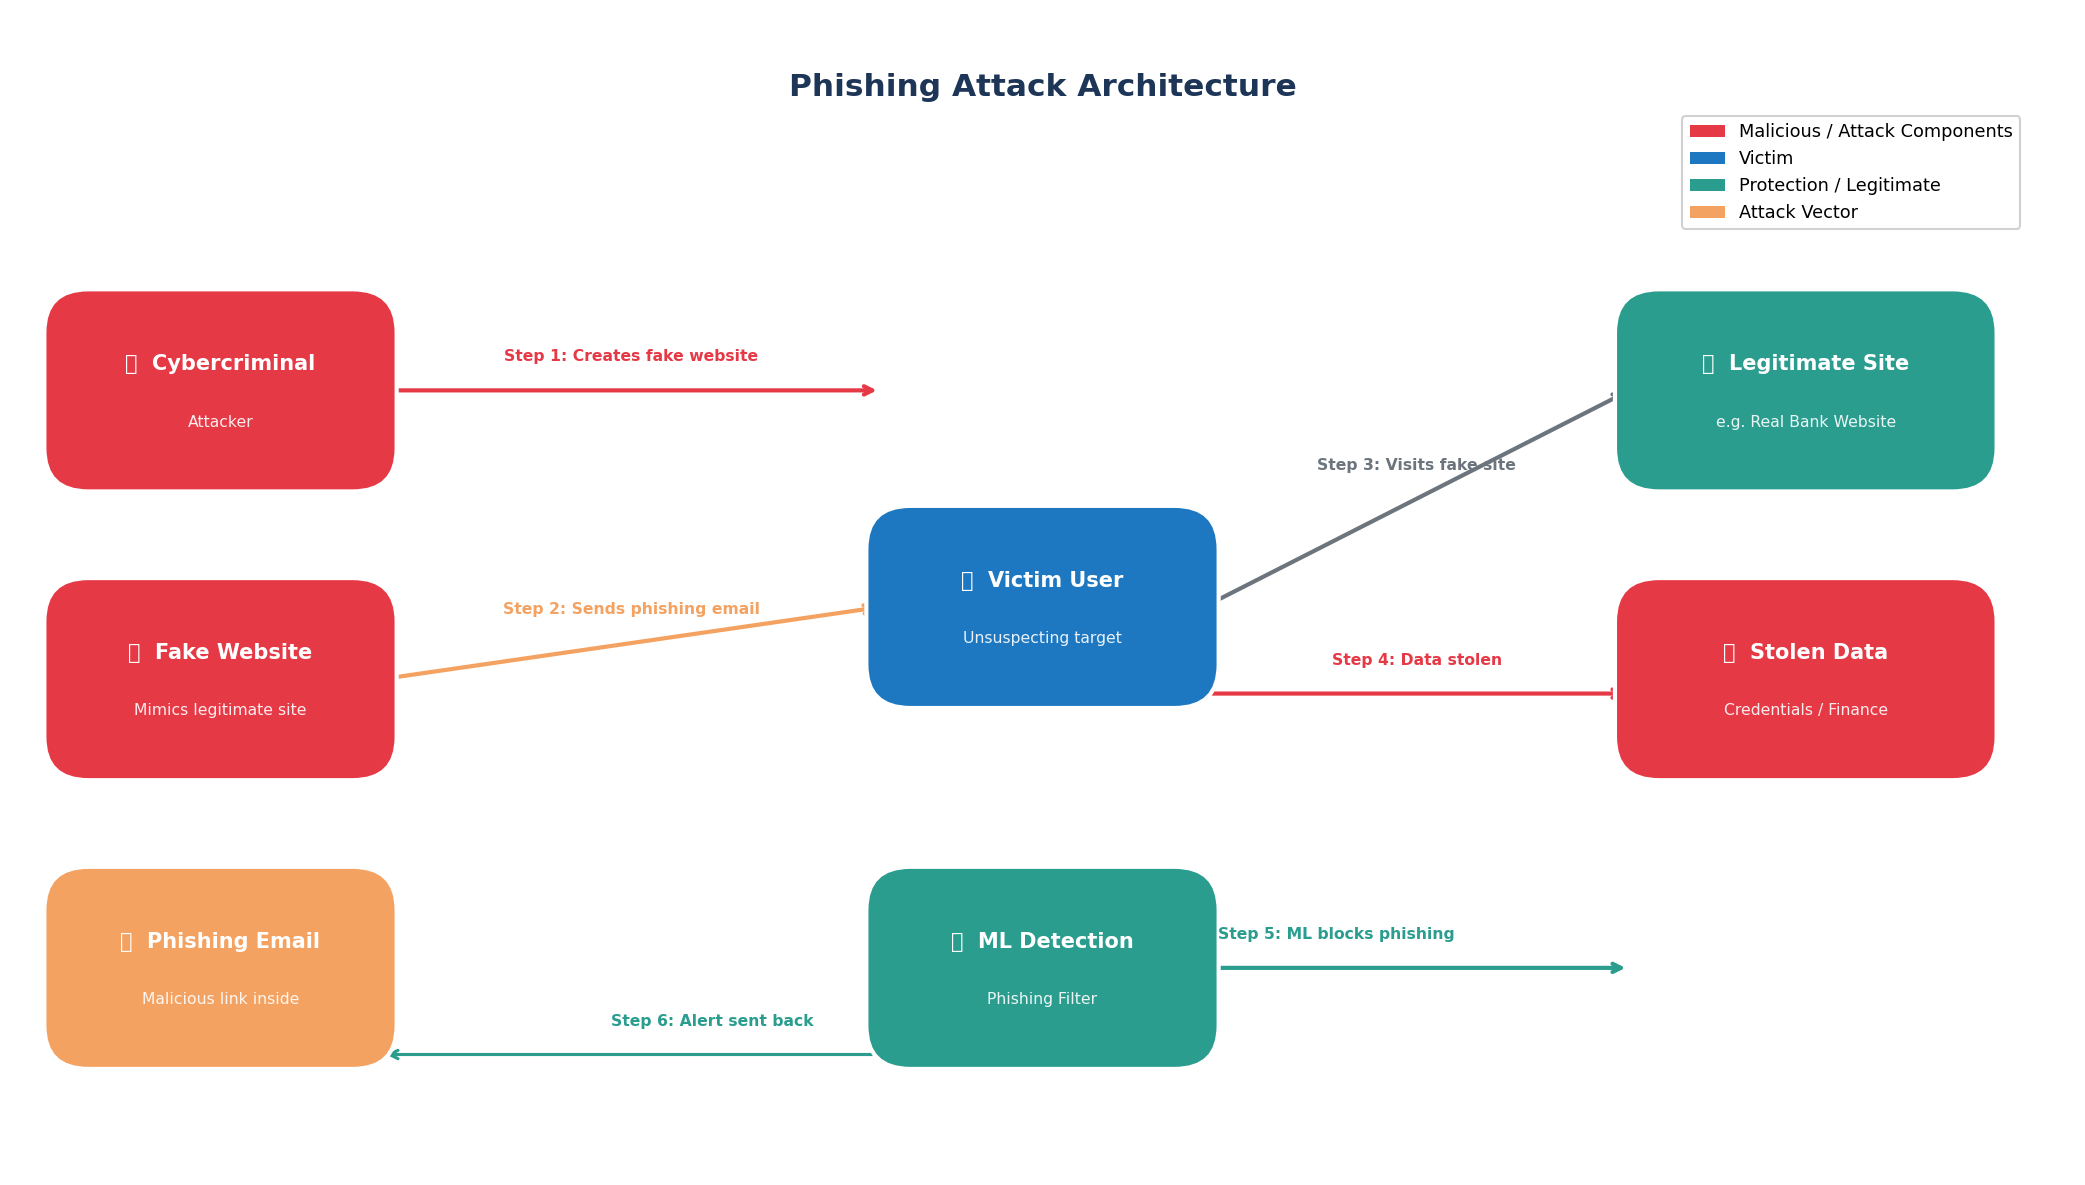

Here is the Python script that generated this plot:
import matplotlib.pyplot as plt
import matplotlib.patches as mpatches
from matplotlib.patches import FancyArrowPatch, FancyBboxPatch
import matplotlib.patheffects as pe
import warnings
warnings.filterwarnings('ignore')

fig, ax = plt.subplots(figsize=(14, 8))
ax.set_xlim(0, 14)
ax.set_ylim(0, 8)
ax.axis('off')

# ── Colour palette ──────────────────────────────────────────
C_RED    = '#E63946'
C_BLUE   = '#1D78C1'
C_GREEN  = '#2A9D8F'
C_ORANGE = '#F4A261'
C_DARK   = '#1D3557'
C_LIGHT  = '#F1FAEE'
C_GREY   = '#6C757D'

def draw_box(ax, x, y, w, h, color, text, subtext='', text_color='white', radius=0.3):
    box = FancyBboxPatch((x, y), w, h,
                          boxstyle=f"round,pad=0.1,rounding_size={radius}",
                          facecolor=color, edgecolor='white', linewidth=2,
                          zorder=3)
    ax.add_patch(box)
    if subtext:
        ax.text(x + w/2, y + h/2 + 0.18, text,
                ha='center', va='center', fontsize=10,
                fontweight='bold', color=text_color, zorder=4)
        ax.text(x + w/2, y + h/2 - 0.22, subtext,
                ha='center', va='center', fontsize=7.5,
                color=text_color, alpha=0.9, zorder=4)
    else:
        ax.text(x + w/2, y + h/2, text,
                ha='center', va='center', fontsize=10,
                fontweight='bold', color=text_color, zorder=4)

def draw_arrow(ax, x1, y1, x2, y2, color, label='', style='->', lw=2):
    ax.annotate('', xy=(x2, y2), xytext=(x1, y1),
                arrowprops=dict(arrowstyle=style, color=color,
                                lw=lw, connectionstyle='arc3,rad=0.0'),
                zorder=2)
    if label:
        mx, my = (x1+x2)/2, (y1+y2)/2
        ax.text(mx, my + 0.18, label, ha='center', va='bottom',
                fontsize=7.5, color=color, fontweight='bold', zorder=5)

# ── Title ────────────────────────────────────────────────────
ax.text(7, 7.5, 'Phishing Attack Architecture',
        ha='center', va='center', fontsize=15,
        fontweight='bold', color=C_DARK)

# ── ACTORS ───────────────────────────────────────────────────
# Cybercriminal
draw_box(ax, 0.3, 4.8, 2.2, 1.2, C_RED,
         '🕵️  Cybercriminal', 'Attacker')

# Phishing Website
draw_box(ax, 0.3, 2.8, 2.2, 1.2, C_RED,
         '🌐  Fake Website', 'Mimics legitimate site')

# Phishing Email
draw_box(ax, 0.3, 0.8, 2.2, 1.2, C_ORANGE,
         '📧  Phishing Email', 'Malicious link inside')

# Victim User
draw_box(ax, 5.9, 3.3, 2.2, 1.2, C_BLUE,
         '👤  Victim User', 'Unsuspecting target')

# Legitimate Website
draw_box(ax, 11, 4.8, 2.4, 1.2, C_GREEN,
         '✅  Legitimate Site', 'e.g. Real Bank Website')

# Stolen Data
draw_box(ax, 11, 2.8, 2.4, 1.2, C_RED,
         '💀  Stolen Data', 'Credentials / Finance')

# Detection System
draw_box(ax, 5.9, 0.8, 2.2, 1.2, C_GREEN,
         '🛡️  ML Detection', 'Phishing Filter')

# ── STEP LABELS ──────────────────────────────────────────────
steps = [
    (2.5,  5.4, 5.9,  5.4, C_RED,    'Step 1: Creates fake website'),
    (1.4,  4.8, 1.4,  2.8, C_RED,    ''),
    (2.5,  1.4, 5.9,  1.4, C_ORANGE, 'Step 2: Sends phishing email'),
    (7.0,  3.9, 11.0, 5.4, C_GREY,   'Step 3: User visits fake site'),
    (7.0,  3.3, 11.0, 3.3, C_RED,    'Step 4: Credentials stolen'),
    (7.0,  1.4, 11.0, 1.4, C_GREEN,  'Step 5: ML system detects & blocks'),
]

draw_arrow(ax, 2.5, 5.4,  5.9, 5.4,  C_RED,    'Step 1: Creates fake website')
draw_arrow(ax, 2.5, 3.4,  5.9, 3.9,  C_ORANGE, 'Step 2: Sends phishing email')
draw_arrow(ax, 8.1, 3.9,  11.0, 5.4, C_GREY,   'Step 3: Visits fake site')
draw_arrow(ax, 8.1, 3.3,  11.0, 3.3, C_RED,    'Step 4: Data stolen')
draw_arrow(ax, 7.0, 1.4,  11.0, 1.4, C_GREEN,  'Step 5: ML blocks phishing')
draw_arrow(ax, 7.0, 0.8,  2.5,  0.8, C_GREEN,  'Step 6: Alert sent back', lw=1.5)

# ── LEGEND ───────────────────────────────────────────────────
legend_elements = [
    mpatches.Patch(facecolor=C_RED,    label='Malicious / Attack Components'),
    mpatches.Patch(facecolor=C_BLUE,   label='Victim'),
    mpatches.Patch(facecolor=C_GREEN,  label='Protection / Legitimate'),
    mpatches.Patch(facecolor=C_ORANGE, label='Attack Vector'),
]
ax.legend(handles=legend_elements, loc='upper right',
          fontsize=8.5, frameon=True, framealpha=0.9,
          bbox_to_anchor=(0.98, 0.92))

plt.tight_layout()
plt.savefig('figure_1_1_phishing_attack.png', dpi=150, bbox_inches='tight')
print("Saved: figure_1_1_phishing_attack.png")
plt.show()
